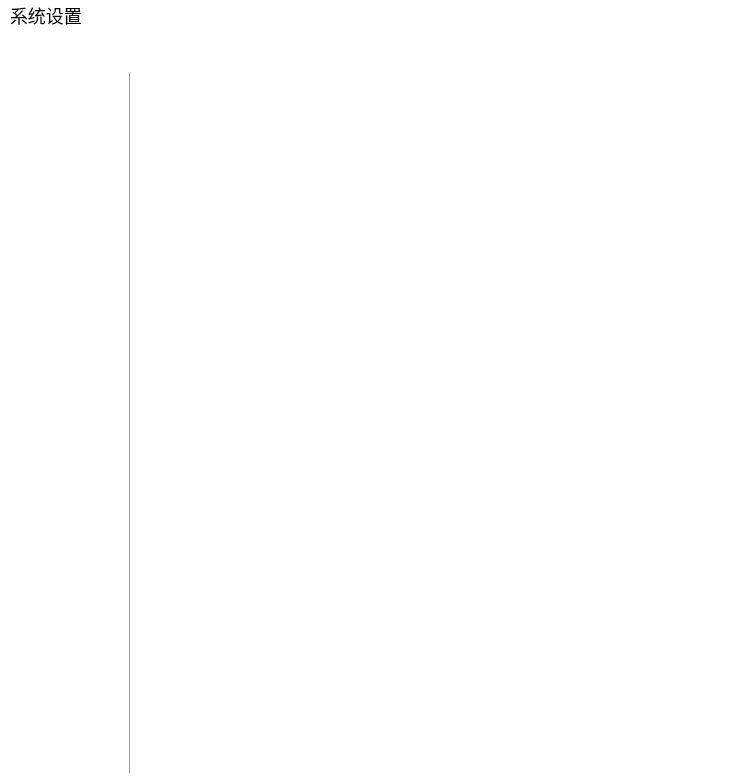
<?xml version="1.0" encoding="UTF-8"?>
<ui version="4.0">
 <class>WinSystemSetup</class>
 <widget class="QWidget" name="WinSystemSetup">
  <property name="geometry">
   <rect>
    <x>0</x>
    <y>0</y>
    <width>754</width>
    <height>784</height>
   </rect>
  </property>
  <property name="windowTitle">
   <string>WinSystemSetup</string>
  </property>
  <layout class="QHBoxLayout" name="horizontalLayout">
   <property name="spacing">
    <number>0</number>
   </property>
   <property name="leftMargin">
    <number>0</number>
   </property>
   <property name="topMargin">
    <number>0</number>
   </property>
   <property name="rightMargin">
    <number>0</number>
   </property>
   <property name="bottomMargin">
    <number>0</number>
   </property>
   <item>
    <widget class="QWidget" name="widget" native="true">
     <property name="styleSheet">
      <string notr="true">background:#fff;</string>
     </property>
     <layout class="QVBoxLayout" name="verticalLayout">
      <property name="spacing">
       <number>0</number>
      </property>
      <property name="leftMargin">
       <number>0</number>
      </property>
      <property name="topMargin">
       <number>0</number>
      </property>
      <property name="rightMargin">
       <number>0</number>
      </property>
      <property name="bottomMargin">
       <number>0</number>
      </property>
      <item>
       <widget class="QWidget" name="widget_2" native="true">
        <property name="maximumSize">
         <size>
          <width>16777215</width>
          <height>30</height>
         </size>
        </property>
        <layout class="QHBoxLayout" name="horizontalLayout_3">
         <property name="spacing">
          <number>0</number>
         </property>
         <property name="leftMargin">
          <number>0</number>
         </property>
         <property name="topMargin">
          <number>0</number>
         </property>
         <property name="rightMargin">
          <number>0</number>
         </property>
         <property name="bottomMargin">
          <number>0</number>
         </property>
         <item>
          <widget class="QLabel" name="label">
           <property name="styleSheet">
            <string notr="true">font-size:18px;
</string>
           </property>
           <property name="text">
            <string>  系统设置</string>
           </property>
          </widget>
         </item>
         <item>
          <widget class="QPushButton" name="BtnClose">
           <property name="minimumSize">
            <size>
             <width>30</width>
             <height>30</height>
            </size>
           </property>
           <property name="maximumSize">
            <size>
             <width>30</width>
             <height>30</height>
            </size>
           </property>
           <property name="styleSheet">
            <string notr="true">border:none;</string>
           </property>
           <property name="text">
            <string/>
           </property>
           <property name="iconSize">
            <size>
             <width>30</width>
             <height>30</height>
            </size>
           </property>
          </widget>
         </item>
        </layout>
       </widget>
      </item>
      <item>
       <widget class="QWidget" name="widget_3" native="true">
        <layout class="QHBoxLayout" name="horizontalLayout_2">
         <property name="spacing">
          <number>0</number>
         </property>
         <property name="leftMargin">
          <number>30</number>
         </property>
         <property name="topMargin">
          <number>43</number>
         </property>
         <item>
          <widget class="QWidget" name="widget_4" native="true">
           <property name="minimumSize">
            <size>
             <width>100</width>
             <height>0</height>
            </size>
           </property>
           <property name="maximumSize">
            <size>
             <width>100</width>
             <height>16777215</height>
            </size>
           </property>
           <property name="styleSheet">
            <string notr="true">QPushButton{
font-size:18px;
border:none;
cursor:pointer;
}
QWidget#widget_4{
  border-right:1px solid #999;
}</string>
           </property>
           <layout class="QVBoxLayout" name="verticalLayout_2">
            <item>
             <widget class="QPushButton" name="BtnRule">
              <property name="minimumSize">
               <size>
                <width>0</width>
                <height>40</height>
               </size>
              </property>
              <property name="text">
               <string/>
              </property>
             </widget>
            </item>
            <item>
             <widget class="QPushButton" name="BtnPwd">
              <property name="minimumSize">
               <size>
                <width>0</width>
                <height>40</height>
               </size>
              </property>
              <property name="text">
               <string/>
              </property>
             </widget>
            </item>
            <item>
             <widget class="QPushButton" name="BtnDebug">
              <property name="minimumSize">
               <size>
                <width>0</width>
                <height>40</height>
               </size>
              </property>
              <property name="text">
               <string/>
              </property>
             </widget>
            </item>
            <item>
             <widget class="QPushButton" name="BtnGuide">
              <property name="minimumSize">
               <size>
                <width>0</width>
                <height>40</height>
               </size>
              </property>
              <property name="text">
               <string/>
              </property>
             </widget>
            </item>
            <item>
             <widget class="QPushButton" name="BtnOther">
              <property name="minimumSize">
               <size>
                <width>0</width>
                <height>40</height>
               </size>
              </property>
              <property name="text">
               <string/>
              </property>
             </widget>
            </item>
            <item>
             <spacer name="verticalSpacer">
              <property name="orientation">
               <enum>Qt::Vertical</enum>
              </property>
              <property name="sizeHint" stdset="0">
               <size>
                <width>20</width>
                <height>40</height>
               </size>
              </property>
             </spacer>
            </item>
           </layout>
          </widget>
         </item>
         <item>
          <widget class="QWidget" name="widget_5" native="true">
           <layout class="QHBoxLayout" name="horizontalLayout_4">
            <property name="spacing">
             <number>0</number>
            </property>
            <property name="leftMargin">
             <number>0</number>
            </property>
            <property name="topMargin">
             <number>0</number>
            </property>
            <property name="rightMargin">
             <number>0</number>
            </property>
            <property name="bottomMargin">
             <number>0</number>
            </property>
            <item>
             <widget class="QStackedWidget" name="SystemstackedWidget">
              <property name="minimumSize">
               <size>
                <width>0</width>
                <height>0</height>
               </size>
              </property>
              <property name="maximumSize">
               <size>
                <width>16777215</width>
                <height>16777215</height>
               </size>
              </property>
              <property name="currentIndex">
               <number>-1</number>
              </property>
             </widget>
            </item>
           </layout>
          </widget>
         </item>
        </layout>
       </widget>
      </item>
     </layout>
    </widget>
   </item>
  </layout>
 </widget>
 <layoutdefault spacing="6" margin="11"/>
 <resources/>
 <connections/>
</ui>
